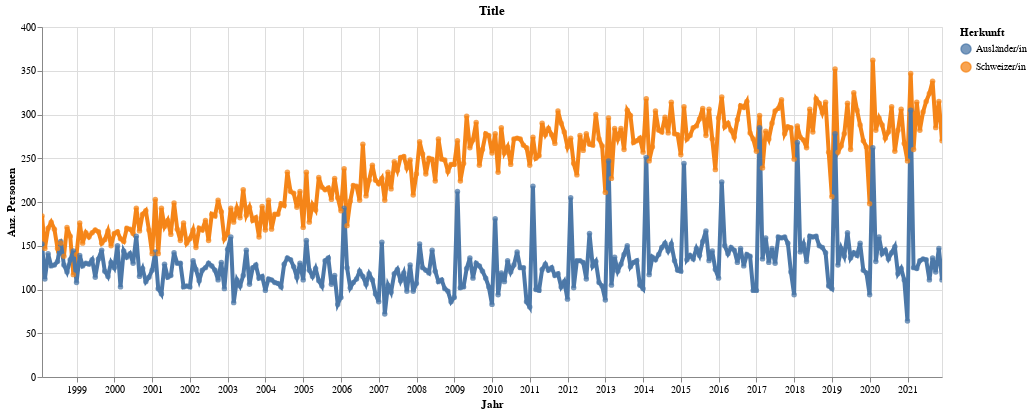

The code cell stored with this chart in its notebook:
### Code cell
highlight = alt.selection(type='single', on='mouseover',
                          fields=['HerkunftLang'], nearest=True)
#x='date:StichtagDatJahr',
base = alt.Chart(myAgg.reset_index().query('sum_WBev>1'), title="Title").encode(
    x=alt.X('StichtagDat', axis=alt.Axis(title='Jahr'))# , axis=alt.Axis(format='%', title='percentage')
    , y=alt.X('sum_WBev', axis=alt.Axis(title='Anz. Personen'))
    , color=alt.Color('HerkunftLang', legend=alt.Legend(title="Herkunft"))  
    ,tooltip=['StichtagDat', 'HerkunftLang', 'sum_WBev']    
)
points = base.mark_circle().encode(
    opacity=alt.value(0.75)
).add_selection(
    highlight
).properties(
    width=900 , height=350
)
lines = base.mark_line().encode(
    size=alt.condition(~highlight, alt.value(0.5), alt.value(4))
).interactive()

lines + points

### Figure 1 — Vega-Lite specification as saved in the notebook (floating-point values rounded to 4 significant figures; data arrays with more than 128 entries replaced by an {"elided": "..."} marker saying what was removed)
{"config": {"view": {"continuousWidth": 400, "continuousHeight": 300}}, "layer": [{"mark": "line", "encoding": {"color": {"type": "nominal", "field": "HerkunftLang", "legend": {"title": "Herkunft"}}, "size": {"condition": {"value": 0.5, "selection": {"not": "selector017"}}, "value": 4}, "tooltip": [{"type": "temporal", "field": "StichtagDat"}, {"type": "nominal", "field": "HerkunftLang"}, {"type": "quantitative", "field": "sum_WBev"}], "x": {"type": "temporal", "axis": {"title": "Jahr"}, "field": "StichtagDat"}, "y": {"type": "quantitative", "axis": {"title": "Anz. Personen"}, "field": "sum_WBev"}}, "selection": {"selector018": {"type": "interval", "bind": "scales", "encodings": ["x", "y"]}}, "title": "Title"}, {"mark": "circle", "encoding": {"color": {"type": "nominal", "field": "HerkunftLang", "legend": {"title": "Herkunft"}}, "opacity": {"value": 0.75}, "tooltip": [{"type": "temporal", "field": "StichtagDat"}, {"type": "nominal", "field": "HerkunftLang"}, {"type": "quantitative", "field": "sum_WBev"}], "x": {"type": "temporal", "axis": {"title": "Jahr"}, "field": "StichtagDat"}, "y": {"type": "quantitative", "axis": {"title": "Anz. Personen"}, "field": "sum_WBev"}}, "height": 350, "selection": {"selector017": {"type": "single", "on": "mouseover", "fields": ["HerkunftLang"], "nearest": true}}, "title": "Title", "width": 900}], "data": {"name": "data-918ed1218acf16bfd85829a36e0cda12"}, "$schema": "https://vega.github.io/schema/vega-lite/v4.8.1.json", "datasets": {"data-918ed1218acf16bfd85829a36e0cda12": {"elided": "574 records"}}}
